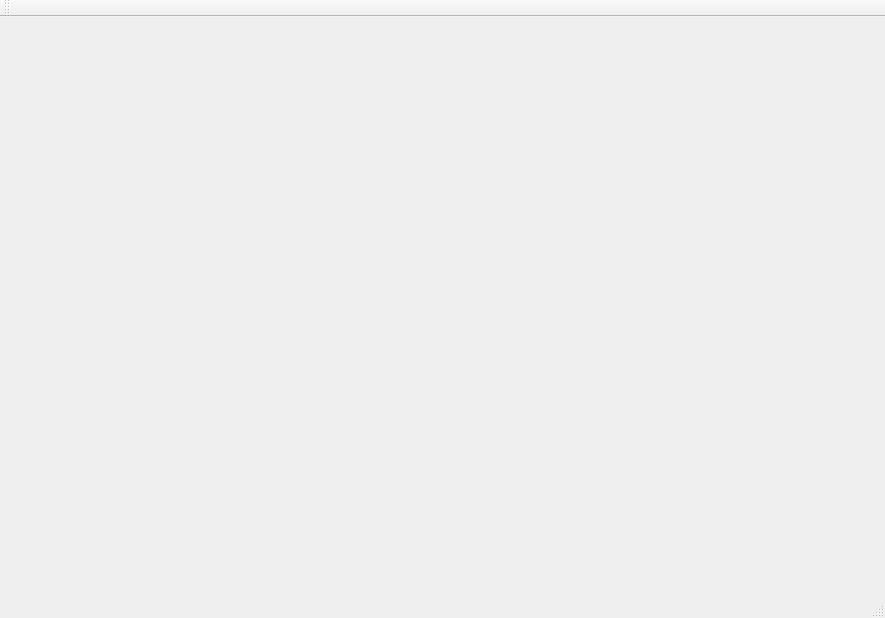
<?xml version="1.0" encoding="UTF-8"?>
<ui version="4.0">
 <class>ControlPanelClass</class>
 <widget class="QMainWindow" name="ControlPanelClass">
  <property name="geometry">
   <rect>
    <x>0</x>
    <y>0</y>
    <width>885</width>
    <height>618</height>
   </rect>
  </property>
  <property name="windowTitle">
   <string>ControlPanel</string>
  </property>
  <widget class="QWidget" name="centralWidget">
   <layout class="QGridLayout" name="gridLayout">
    <item row="0" column="0">
     <layout class="QHBoxLayout" name="horizontalLayout"/>
    </item>
   </layout>
  </widget>
  <widget class="QMenuBar" name="menuBar">
   <property name="geometry">
    <rect>
     <x>0</x>
     <y>0</y>
     <width>885</width>
     <height>21</height>
    </rect>
   </property>
  </widget>
  <widget class="QToolBar" name="mainToolBar">
   <attribute name="toolBarArea">
    <enum>TopToolBarArea</enum>
   </attribute>
   <attribute name="toolBarBreak">
    <bool>false</bool>
   </attribute>
  </widget>
  <widget class="QStatusBar" name="statusBar"/>
 </widget>
 <layoutdefault spacing="6" margin="11"/>
 <resources>
  <include location="ControlPanel.qrc"/>
 </resources>
 <connections/>
</ui>
